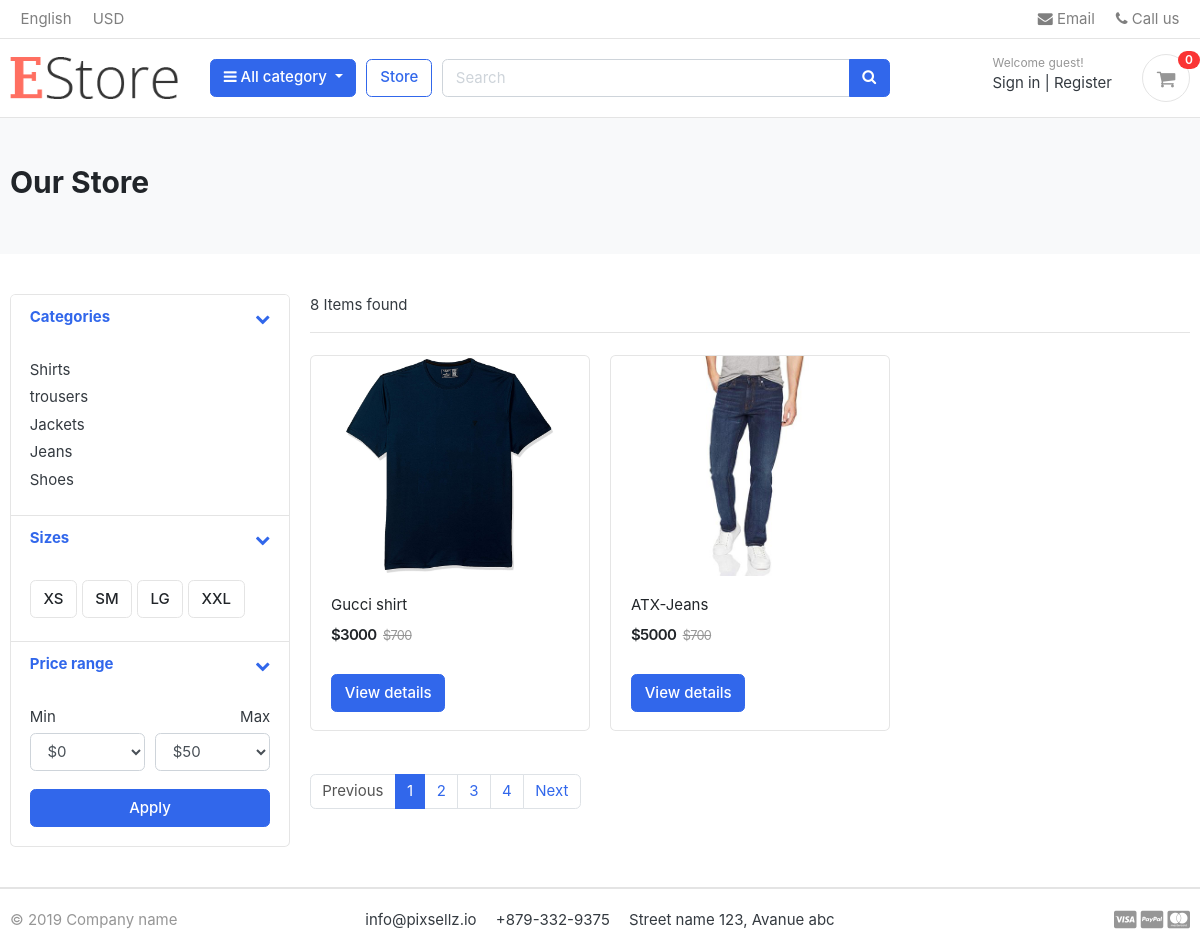
/store/, run on the app's committed database.
### category/models.py (models this page shows, shortened)
class Category(models.Model):
    category_name = models.CharField(max_length=50, unique=True)
    slug= models.SlugField(max_length=50, unique=True)
    description = models.CharField(max_length=50, blank=True)
    cat_image= models.ImageField(upload_to='photos/categories', blank =True)
    class Meta:
        verbose_name="category"
        verbose_name_plural="categories"
    def get_url(self):
        return reverse ('store_category', args=[self.slug])

### store/models.py (models this page shows, shortened)
class Product(models.Model):
    product_name = models.CharField(max_length=200, unique=True)
    slug= models.SlugField(max_length=200, unique=True)
    description = models.TextField(blank=True)
    price=models.IntegerField()
    images=models.ImageField(upload_to='photos/products')
    stock=models.IntegerField()
    is_available=models.BooleanField(default=True)
    category= models.ForeignKey(Category, on_delete=models.CASCADE)
    created_date=models.DateTimeField(auto_now_add=True)
    modified_date=models.DateField(auto_now=True)
    def get_url(self):
        return reverse ('product_details', args=[self.category.slug,self.slug])

### store/views.py (the view)
# urls.py: path('',include('store.urls')),
def store(request,category_slug=None):
    categories=None
    products=None
    if category_slug!=None:
        categories=get_object_or_404(Category, slug=category_slug)
        products=Product.objects.all().filter(category=categories, is_available=True)
        paginator=Paginator(products,2)
        page=request.GET.get('page')
        paged_products=paginator.get_page(page)
        product_count=products.count()
    else:
        products = Product.objects.all().filter(is_available=True)
        product_count=products.count()
        paginator=Paginator(products,2)
        page=request.GET.get('page')
        paged_products=paginator.get_page(page)
    context={
        'products':paged_products,
        'product_count':product_count
    }
    return render(request, 'store.html', context)

### cart/context_processor.py (called while the page is built)
def counter(request):
    count=0
    if 'admin' in request.path:
        return {}
    else:
        try:
            cart=Cart.objects.filter(cart_id=_cart_id(request))
            if request.user.is_authenticated:
                print(request.user.is_authenticated)
                cart_items=Cart_item.objects.all().filter(user=request.user)
            else:
                cart_items=Cart_item.objects.all().filter(cart=cart[:1])
            for cart_item in cart_items:
                count+=cart_item.quantity
        except ObjectDoesNotExist:
            count=0
        return dict(count=count)

### cart/views.py (called while the page is built)
def _cart_id(request):
    cart = request.session.session_key
    if not cart:
        cart = request.session.create()
    return cart

### category/context_processors.py (called while the page is built)
def menu_links(request):
    links=Category.objects.all()
    return dict(links=links)

### templates/store.html (shortened to what this page needs)
{% extends 'base.html' %}
{% block content %}
{% load static %}
<body>
<section class="section-pagetop bg">
<div class="container">
{% if 'search' in request.path %}
<h2 class="title-page">Search results</h2>
{% else %}
	<h2 class="title-page">Our Store</h2>
{% endif %}
</div>
</section>
<section class="section-content padding-y">
<div class="container">
<div class="row">
	<aside class="col-md-3">
<div class="card">
	<article class="filter-group">
		<header class="card-header">
			<a href="#" data-toggle="collapse" data-target="#collapse_1" aria-expanded="true" class="">
				<i class="icon-control fa fa-chevron-down"></i>
				<h6 class="title">Categories</h6>
			</a>
		</header>
		<div class="filter-content collapse show" id="collapse_1" style="">
			<div class="card-body">
				<ul class="list-menu">
				{% for category in links %}
				<li><a href="{{category.get_url}}">{{category.category_name}}</a></li>
				{% endfor %}
				</ul>
			</div>
		</div>
	</article>
	<article class="filter-group">
		<header class="card-header">
			<a href="#" data-toggle="collapse" data-target="#collapse_4" aria-expanded="true" class="">
				<i class="icon-control fa fa-chevron-down"></i>
				<h6 class="title">Sizes </h6>
			</a>
		</header>
		<div class="filter-content collapse show" id="collapse_4" style="">
			<div class="card-body">
			  <label class="checkbox-btn">
			    <span class="btn btn-light"> XS </span>
			  </label>
			  <label class="checkbox-btn">
			    <span class="btn btn-light"> SM </span>
			  </label>
			  <label class="checkbox-btn">
			    <span class="btn btn-light"> LG </span>
			  </label>
			  <label class="checkbox-btn">
			    <span class="btn btn-light"> XXL </span>
			  </label>
		</div>
		</div>
	</article>
	<article class="filter-group">
		<header class="card-header">
			<a href="#" data-toggle="collapse" data-target="#collapse_3" aria-expanded="true" class="">
				<i class="icon-control fa fa-chevron-down"></i>
				<h6 class="title">Price range </h6>
			</a>
		</header>
		<div class="filter-content collapse show" id="collapse_3" style="">
			<div class="card-body">
				<div class="form-row">
				<div class="form-group col-md-6">
				  <label>Min</label>
				  	<select class="mr-2 form-control">
						<option value="0">$0</option>
					</select>
				</div>
				<div class="form-group text-right col-md-6">
				  <label>Max</label>
				  	<select class="mr-2 form-control">
						<option value="50">$50</option>
					</select>
				</div>
				</div>
				<button class="btn btn-block btn-primary">Apply</button>
			</div>
		</div>
	</article>
</div>
	</aside>
	<main class="col-md-9">
<header class="border-bottom mb-4 pb-3">
		<div class="form-inline">
			<span class="mr-md-auto">{{product_count}} Items found </span>
		</div>
</header>
<div class="row">
{% if products %}
{% for product in products %}
	<div class="col-md-4">
		<figure class="card card-product-grid">
			<div class="img-wrap">
				<a href='{{product.get_url}}'><img src="{{product.images.url}}"></a>
			</div>
			<figcaption class="info-wrap">
				<div class="fix-height">
					<a href="{{product.get_url}}" class="title">{{product.product_name}}</a>
					<div class="price-wrap mt-2">
						<span class="price">${{product.price}}</span>
						<del class="price-old">$700</del>
					</div>
				</div>
				{% if product.stock == 0  %}
					<h5 class="text-danger">Out of stock</h5>
				{% else %}
				<a href="{{product.get_url}}" class="btn  btn-primary"> <span class="text">View details</span>  </a>
				{% endif %}
			</figcaption>
		</figure>
	</div>
	{% endfor %}
{% else %}
<h2>No results found</h2>
{% endif %}
</div>
<nav class="mt-4" aria-label="Page navigation sample">
{% if products.has_other_pages %}
  <ul class="pagination">
  {% if products.has_previous %}
    <li class="page-item"><a class="page-link" href="?page={{products.previous_page_number}}">Previous</a></li>
	{% else %}
	<li class="page-item disabled"><a class="page-link" href="#">Previous</a></li>
	{% endif %}
	{% for i in products.paginator.page_range %}
	{% if products.number == i%}
    <li class="page-item active"><a class="page-link" href="#">{{i}}</a></li>
	{% else %}
    <li class="page-item"><a class="page-link" href="?page={{i}}">{{i}}</a></li>
   {% endif %}
   {% endfor %}
   {% if products.has_next %}
    <li class="page-item"><a class="page-link" href="?page={{products.next_page_number}}">Next</a></li>
	{% else %}
	<li class="page-item disabled"><a class="page-link" href="#">Next</a></li>
	{% endif %}
  </ul>
  {% endif %}
</nav>
	</main>
</div>
</div>
</section>
</body>
</html>
{% endblock %}

### static/css/ui.css (style rules this page uses)
html { font-family: "Inter", sans-serif; font-size: 15px; }
.img-wrap { text-align: center; display: block; }
.img-wrap img { max-width: 100%; }
.price-wrap { letter-spacing: -0.7px; }
.padding-y { padding-top: 40px; padding-bottom: 40px; }
figure { margin-bottom: 0; }
article:after, .form-group:after { display: block; clear: both; content: ""; }
.bg { background-color: #f8f9fa; }
.title-page { color: #212529; }
.btn-light { background-color: #fff; border-color: #e4e4e4; }
[class*=list-] li:after { visibility: hidden; display: block; content: ""; overflow: hidden; height: 0; clear: both; }
.list-menu { list-style: none; margin: 0; padding-left: 0; }
.list-menu li { margin-bottom: 5px; }
.list-menu a { color: #343a40; }
[class*=card-product] a.title { color: #212529; display: block; }
[class*=card-product] .img-wrap { overflow: hidden; position: relative; }
[class*=card-product] .img-wrap img { height: 100%; max-width: 100%; width: auto; display: inline-block; -o-object-fit: cover; object-fit: cover; }
.card-product-grid { margin-bottom: 20px; }
.card-product-grid .img-wrap { border-radius: 0.2rem 0.2rem 0 0; height: 220px; }
.card-product-grid .info-wrap { overflow: hidden; padding: 18px 20px; }
.card-product-grid .fix-height { height: 80px; overflow: hidden; }
.card .img-wrap { overflow: hidden; }
.price { font-weight: 600; color: #212529; }
.price-old { color: #969696; margin-left: 3px; font-size: 85%; }
.icon-control { margin-top: 5px; float: right; font-size: 80%; }
.card-header .title { margin-bottom: 0; line-height: 1.5; }
.filter-group { border-bottom: 1px solid #e4e4e4; }
.filter-group .card-header { border-bottom: 0; }
.filter-group:last-child { border-bottom: 0; }
.checkbox-btn { position: relative; }
.section-pagetop { padding: 45px 0; }

### data on the page
Category: category_name "Shirts"
Category: category_name "trousers"
Category: category_name "Jackets"
Category: category_name "Jeans"
Category: category_name "Shoes"
Product: images (picture), product_name "Gucci shirt", price "3000"
Product: images (picture), product_name "ATX-Jeans", price "5000"

### other printed values
{{ count }} "0"
{{ product_count }} "8"
{{ i }} "1"
{{ i }} "2" "3" "4"
